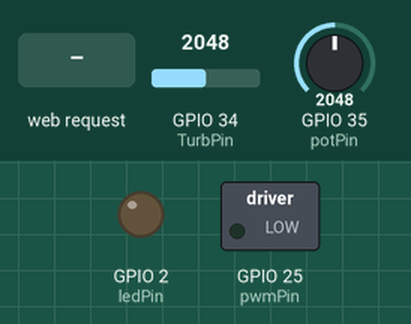
Simulated run of this sketch. Board: ESP32. On the bench: switched loads named in the sketch (green lamp = pin HIGH), output pins drawn as LEDs (lit = HIGH). The inputs (shaded band) are chosen by the test bench; at power-on: GPIO 34 (TurbPin) = 2048, GPIO 35 (potPin) = 2048. What the sketch prints to the serial monitor is not drawn.

Above: at 1.2 s.
1.3 s: HTTP request GET /led/on received
At 1.7 s:
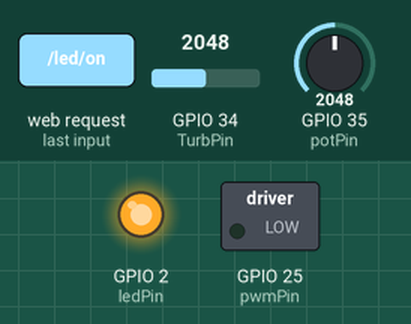
2.8 s: HTTP request GET /ligar_motor received
At 4.0 s:
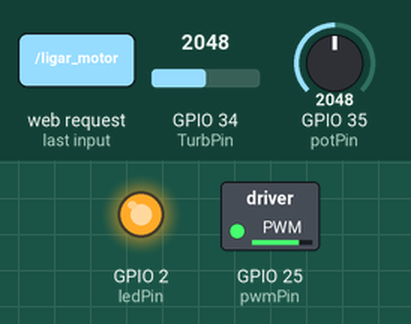
4.3 s: HTTP request GET /led/off received
At 5.1 s:
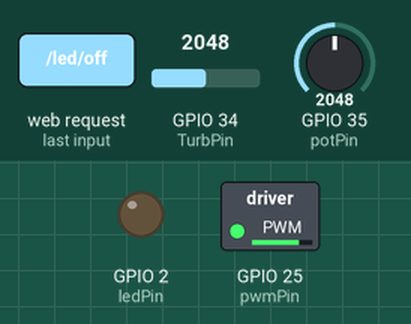
Timing chart, 0 to 7.3 s (numbered marks = the images above; inputs shaded):
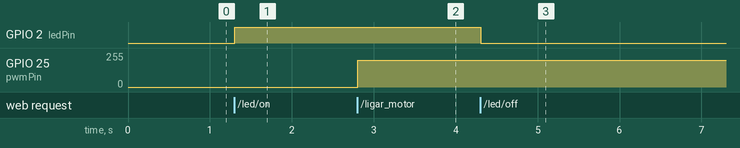

The sketch:

A_Wifi_teste_qualidade_agua.ino
```cpp
#include <WiFi.h>
#include <WebServer.h>
#define ALPHA 0.1  // Constante do filtro passa-baixa (0 < ALPHA <= 1)

// Configuração da rede local
const char* ssid = "ESP32-AP";
const char* password = "12345678";

IPAddress ip(192, 168, 2, 123);
IPAddress gateway(192, 168, 2, 1);
IPAddress subnet(255, 255, 255, 0);

// PORTAS
const int ledPin = 2;
const int potPin = 35;
const int TurbPin = 34;

// Pinos do motor
int pwmPin = 25; // Pino DAC para controle de velocidade

// setting PWM properties
const int freq = 5000;
const int resolution = 8;

// Variáveis globais para sensores
float V_turb = 0;
float V_PH = 0;
float PH = 0;
float filteredValue = 0;  // Valor filtrado inicializado em 0

// Servidor Web
WebServer server(80);

// Função para página inicial
void handleRoot() {
  String html = "<html><body>"
                "<h1>Controle do Sistema</h1>"
                "<p><a href=\"/led/on\"><button>Acender LED</button></a></p>"
                "<p><a href=\"/led/off\"><button>Apagar LED</button></a></p>"
                "<p><a href=\"/var_PH\"><button>Obter Valor de PH</button></a></p>"
                "<p><a href=\"/var_turb\"><button>Obter Valor de Turbidez</button></a></p>"
                "<p><a href=\"/ligar_motor\"><button>Ligar Motor</button></a></p>"
                "<p><a href=\"/para_motor\"><button>Parar Motor</button></a></p>"
                "</body></html>";
  server.send(200, "text/html", html);
}

// Funções para controle do LED
void handleLedOn() {
  digitalWrite(ledPin, HIGH); // Acender o LED
  server.send(200, "text/html", "<html><body><h1>LED Ligado!</h1><a href=\"/\">Voltar</a></body></html>");
}

void handleLedOff() {
  digitalWrite(ledPin, LOW); // Apagar o LED
  server.send(200, "text/html", "<html><body><h1>LED Desligado!</h1><a href=\"/\">Voltar</a></body></html>");
}

// Função para ler turbidez
void lerTurbidez() {
  int x = analogRead(TurbPin);

  if (x <= 2600) {
    V_turb = 0.0008 * x + 0.1433;
  } else {
    V_turb = 0.0006 * x + 0.7328;
  }

  // Depuração no monitor serial
  Serial.println((String) "Turbidez - AN: " + x + "  V: " + V_turb);
}

// Função para responder com o valor de turbidez
void responderTurbidez() {
  String response_varTurb = "Valor Analógico de Turbidez: " + String(analogRead(TurbPin)) +
                            "\nTensão no Turbidímetro: " + String(V_turb) + " V";
  server.send(200, "text/plain", response_varTurb);
}

// Função para ler valores do PH
void lerPH() {
  int convAD = analogRead(potPin);

  // Aplica o filtro passa-baixa
  filteredValue = ALPHA * convAD + (1 - ALPHA) * filteredValue;

  if (filteredValue <= 2600) {
    V_PH = (0.0008 * filteredValue + 0.1433);
  } else {
    V_PH = (0.0006 * filteredValue + 0.7328);
  }

//  PH = -25 * V_PH + 52;
//  PH = -23.323* V_PH + 48.972;
    PH = -18.22 * V_PH + 38.224;
//  PH = -19.639 * V_PH + 41.097;

  if (PH > 14){
    PH = 14;
    }
  else if (PH < 0){
    PH = 0;
  }

  // Depuração no monitor serial
  Serial.println((String) "PH - PH: " + PH + "  V: " + V_PH);
}

// Função para responder com o valor de PH
void responderPH() {
  String response_var_PH = "PH: " + String(PH) + "\nTensão PH: " + String(V_PH) + " V";
  server.send(200, "text/plain", response_var_PH);
}

// Funções para controlar o motor
void ligar_motor() {
  ledcWrite(pwmPin, 200);
  server.send(200, "text/html", "<html><body><h1>MOTOR Ligado!</h1><a href=\"/\">Voltar</a></body></html>");
}

void para_motor() {
  ledcWrite(pwmPin, 0);
  server.send(200, "text/html", "<html><body><h1>MOTOR Desligado!</h1><a href=\"/\">Voltar</a></body></html>");
}

// Configuração inicial
void setup() {
  pinMode(ledPin, OUTPUT);
  digitalWrite(ledPin, LOW);

  ledcAttach(pwmPin, freq, resolution);

  WiFi.softAP(ssid, password);
  WiFi.softAPConfig(ip, gateway, subnet);

  // Configuração de rotas
  server.on("/", handleRoot);           // Página inicial
  server.on("/led/on", handleLedOn);   // Acender LED
  server.on("/led/off", handleLedOff); // Apagar LED
  server.on("/var_PH", responderPH);   // Responder com valores de PH
  server.on("/var_turb", responderTurbidez); // Responder com valores de turbidez
  server.on("/ligar_motor", ligar_motor);   // Ligar motor
  server.on("/para_motor", para_motor);    // Parar motor

  server.begin(); // Inicia o servidor
  Serial.begin(115200);
  Serial.println("Servidor Web iniciado!");
}

// Loop principal
void loop() {
  server.handleClient(); // Trata requisições do cliente

  // Atualiza os valores dos sensores
  lerTurbidez();
  lerPH();
}
```

Measured:
- after the input at 1.3 s, GPIO 2 (ledPin): LOW → HIGH at once
- after the input at 2.8 s, GPIO 25 (pwmPin): 0/255 → 199/255 at once
- after the input at 4.3 s, GPIO 2 (ledPin): HIGH → LOW at once
